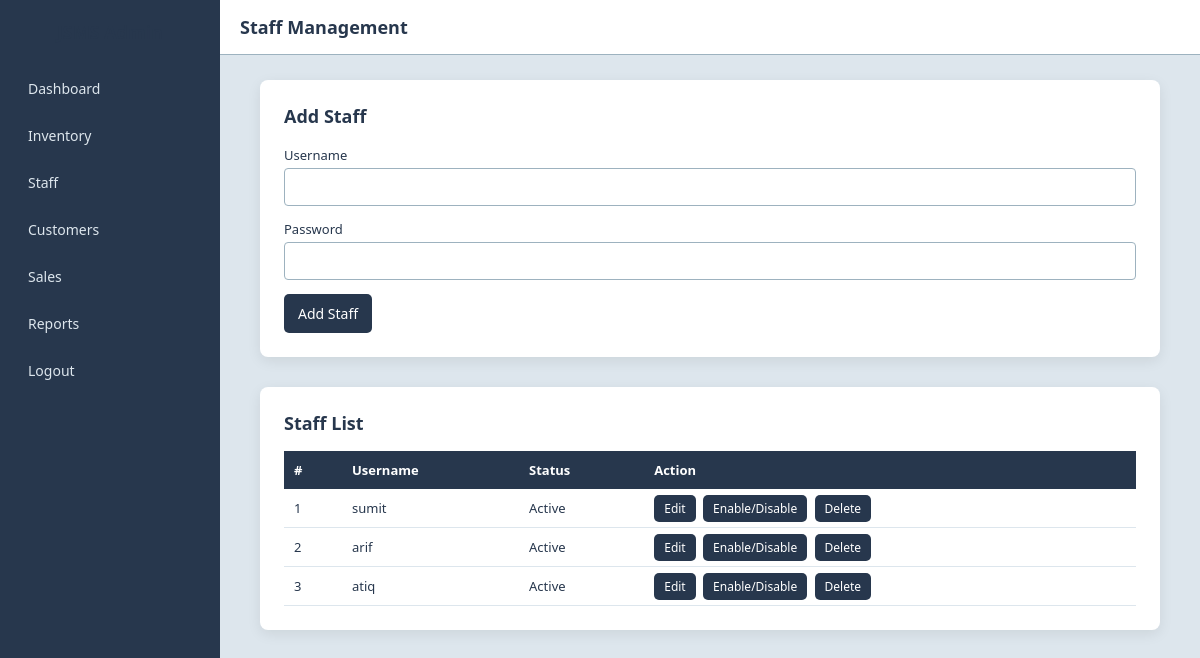
The app's page /admin/staff.php with its own data.
### tables this page shows
CREATE TABLE `users` (
  `id` int(11) NOT NULL,
  `username` varchar(50) NOT NULL,
  `password` varchar(50) NOT NULL,
  `role` enum('admin','staff') NOT NULL,
  `status` enum('active','inactive') DEFAULT 'active'
);

### admin/staff.php (the view, shortened to what this page needs)
<?php
include("../config/db.php");
$editData = null;
$staff = mysqli_query($conn, "
    SELECT * FROM users
    WHERE role='staff'
    ORDER BY id DESC
");
?>
<!DOCTYPE html>
<html>
<head>
    <link rel="stylesheet" href="../assets/css/base.css">
    <link rel="stylesheet" href="../assets/css/admin.css">
    <link rel="stylesheet" href="../assets/css/staff.css">
</head>
<body>
<div class="dashboard">
    <div class="sidebar">
        <h3>JSMS Admin</h3>
        <a href="dashboard.php">Dashboard</a>
        <a href="inventory.php">Inventory</a>
        <a href="staff.php">Staff</a>
        <a href="customers.php">Customers</a>
        <a href="sales.php">Sales</a>
        <a href="reports.php">Reports</a>
        <a href="../logout/logout.php">Logout</a>
    </div>
    <div class="main-content">
        <div class="header">
            <h2>Staff Management</h2>
        </div>
        <div class="content">
            <div class="staff-wrapper">
                <div class="staff-form">
                    <h3><?php echo $editData ? "Edit Staff" : "Add Staff"; ?></h3>
                    <form method="post">
                        <div class="form-group">
                            <label>Username</label>
                            <input type="text" name="username"
                                   value="<?php echo $editData['username'] ?? ''; ?>" required>
                        </div>
                        <div class="form-group">
                            <label>Password</label>
                            <input type="text" name="password"
                                   value="<?php echo $editData['password'] ?? ''; ?>" required>
                        </div>
                        <button class="btn" name="<?php echo $editData ? 'update' : 'add'; ?>">
                            <?php echo $editData ? "Update Staff" : "Add Staff"; ?>
                        </button>
                    </form>
                </div>
                <div class="staff-table">
                    <h3>Staff List</h3>
                    <table>
                        <tr>
                            <th>#</th>
                            <th>Username</th>
                            <th>Status</th>
                            <th>Action</th>
                        </tr>
                        <?php
                        $i = 1;
                        while ($row = mysqli_fetch_assoc($staff)) {
                            $status = $row['status'] === 'active' ? 'Active' : 'Inactive';
                            echo "<tr>
                                <td>{$i}</td>
                                <td>{$row['username']}</td>
                                <td>{$status}</td>
                                <td>
                                    <a href='staff.php?edit={$row['id']}' class='btn'>Edit</a>
                                    <a href='staff.php?toggle={$row['id']}' class='btn'>Enable/Disable</a>
                                    <a href='staff.php?delete={$row['id']}'
                                       class='btn'
                                       onclick=\"return confirm('Delete staff?')\">Delete</a>
                                </td>
                            </tr>";
                            $i++;
                        }
                        ?>
                    </table>
                </div>
            </div>
        </div>
    </div>
</div>
</body>
</html>

### assets/css/base.css (style rules this page uses)
* { margin: 0; padding: 0; box-sizing: border-box; font-family: "Segoe UI", Arial, sans-serif; }
body { background: #DDE6ED; color: #27374D; }
h1, h2, h3 { color: #27374D; }
.btn { background: #27374D; color: #ffffff; padding: 10px 14px; border: none; border-radius: 5px; font-size: 14px; }
input, select { width: 100%; padding: 10px; border: 1px solid #9DB2BF; border-radius: 5px; font-size: 14px; }

### assets/css/admin.css (style rules this page uses)
.dashboard { display: flex; min-height: 100vh; }
.sidebar { width: 220px; background: #27374D; color: #ffffff; padding: 20px; }
.sidebar h3 { margin-bottom: 25px; font-size: 18px; text-align: center; }
.sidebar a { display: block; color: #DDE6ED; text-decoration: none; padding: 10px 8px; border-radius: 4px; font-size: 14px; margin-bottom: 8px; }
.main-content { flex: 1; background: #DDE6ED; }
.header { background: #ffffff; padding: 15px 20px; border-bottom: 1px solid #9DB2BF; display: flex; justify-content: space-between; align-items: center; }
.header h2 { font-size: 18px; color: #27374D; }
.content { padding: 25px; }

### assets/css/staff.css (style rules this page uses)
.staff-wrapper { max-width: 900px; margin: 0 auto; }
.staff-form { background: #ffffff; padding: 24px; border-radius: 8px; box-shadow: 0 4px 14px rgba(0,0,0,0.08); margin-bottom: 30px; }
.staff-form h3 { margin-bottom: 18px; font-size: 18px; color: #27374D; }
.staff-form .form-group { margin-bottom: 14px; }
.staff-form label { font-size: 13px; color: #27374D; display: block; margin-bottom: 4px; }
.staff-form input { width: 100%; padding: 9px 10px; font-size: 13px; border-radius: 4px; }
.staff-table { background: #ffffff; padding: 24px; border-radius: 8px; box-shadow: 0 4px 14px rgba(0,0,0,0.08); }
.staff-table h3 { margin-bottom: 16px; font-size: 18px; color: #27374D; }
.staff-table table { width: 100%; border-collapse: collapse; font-size: 13px; }
.staff-table th { background: #27374D; color: #ffffff; padding: 10px; text-align: left; }
.staff-table td { padding: 10px; border-bottom: 1px solid #DDE6ED; }
.staff-table .btn { font-size: 12px; padding: 5px 10px; margin-right: 4px; text-decoration: none; }

### records on screen
users: username "sumit", status "Active"
users: username "arif", status "Active"
users: username "atiq", status "Active"
